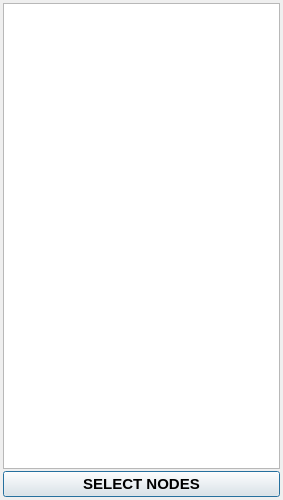
<?xml version="1.0" encoding="UTF-8"?>
<ui version="4.0">
 <class>nodeSelector</class>
 <widget class="QDialog" name="nodeSelector">
  <property name="geometry">
   <rect>
    <x>0</x>
    <y>0</y>
    <width>283</width>
    <height>500</height>
   </rect>
  </property>
  <property name="windowTitle">
   <string>nodeSelector</string>
  </property>
  <layout class="QVBoxLayout" name="verticalLayout">
   <property name="spacing">
    <number>2</number>
   </property>
   <property name="margin">
    <number>3</number>
   </property>
   <item>
    <widget class="QTreeWidget" name="nodeTree">
     <property name="font">
      <font>
       <pointsize>10</pointsize>
       <weight>50</weight>
       <bold>false</bold>
      </font>
     </property>
     <property name="midLineWidth">
      <number>0</number>
     </property>
     <property name="alternatingRowColors">
      <bool>true</bool>
     </property>
     <property name="selectionMode">
      <enum>QAbstractItemView::ExtendedSelection</enum>
     </property>
     <property name="indentation">
      <number>25</number>
     </property>
     <property name="rootIsDecorated">
      <bool>false</bool>
     </property>
     <property name="animated">
      <bool>true</bool>
     </property>
     <property name="headerHidden">
      <bool>true</bool>
     </property>
     <attribute name="headerVisible">
      <bool>false</bool>
     </attribute>
     <attribute name="headerVisible">
      <bool>false</bool>
     </attribute>
     <column>
      <property name="text">
       <string notr="true">1</string>
      </property>
     </column>
    </widget>
   </item>
   <item>
    <widget class="QPushButton" name="getNodesBTN">
     <property name="font">
      <font>
       <pointsize>11</pointsize>
       <weight>75</weight>
       <bold>true</bold>
      </font>
     </property>
     <property name="text">
      <string>SELECT NODES</string>
     </property>
    </widget>
   </item>
  </layout>
 </widget>
 <resources/>
 <connections/>
</ui>
